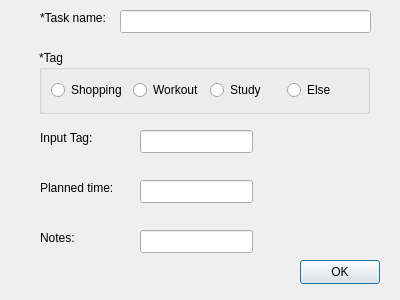
<?xml version="1.0" encoding="UTF-8"?>
<ui version="4.0">
 <class>Modify_Schedule</class>
 <widget class="QDialog" name="Modify_Schedule">
  <property name="geometry">
   <rect>
    <x>0</x>
    <y>0</y>
    <width>400</width>
    <height>300</height>
   </rect>
  </property>
  <property name="windowTitle">
   <string>Dialog</string>
  </property>
  <widget class="QLabel" name="label_2">
   <property name="geometry">
    <rect>
     <x>40</x>
     <y>180</y>
     <width>91</width>
     <height>16</height>
    </rect>
   </property>
   <property name="text">
    <string>Planned time:</string>
   </property>
  </widget>
  <widget class="QLineEdit" name="lineEdit_3">
   <property name="geometry">
    <rect>
     <x>140</x>
     <y>130</y>
     <width>113</width>
     <height>23</height>
    </rect>
   </property>
  </widget>
  <widget class="QLabel" name="label">
   <property name="geometry">
    <rect>
     <x>40</x>
     <y>10</y>
     <width>71</width>
     <height>16</height>
    </rect>
   </property>
   <property name="text">
    <string>*Task name:</string>
   </property>
  </widget>
  <widget class="QLineEdit" name="lineEdit">
   <property name="geometry">
    <rect>
     <x>120</x>
     <y>10</y>
     <width>251</width>
     <height>23</height>
    </rect>
   </property>
  </widget>
  <widget class="QLabel" name="label_3">
   <property name="geometry">
    <rect>
     <x>40</x>
     <y>130</y>
     <width>61</width>
     <height>16</height>
    </rect>
   </property>
   <property name="text">
    <string>Input Tag:</string>
   </property>
  </widget>
  <widget class="QLineEdit" name="lineEdit_4">
   <property name="geometry">
    <rect>
     <x>140</x>
     <y>230</y>
     <width>113</width>
     <height>23</height>
    </rect>
   </property>
  </widget>
  <widget class="QPushButton" name="confirmButton">
   <property name="geometry">
    <rect>
     <x>300</x>
     <y>260</y>
     <width>80</width>
     <height>24</height>
    </rect>
   </property>
   <property name="text">
    <string>OK</string>
   </property>
  </widget>
  <widget class="QLineEdit" name="lineEdit_2">
   <property name="geometry">
    <rect>
     <x>140</x>
     <y>180</y>
     <width>113</width>
     <height>23</height>
    </rect>
   </property>
  </widget>
  <widget class="QGroupBox" name="groupBox">
   <property name="geometry">
    <rect>
     <x>39</x>
     <y>50</y>
     <width>331</width>
     <height>64</height>
    </rect>
   </property>
   <property name="title">
    <string>*Tag</string>
   </property>
   <layout class="QHBoxLayout" name="horizontalLayout">
    <item>
     <widget class="QRadioButton" name="radioButton_4">
      <property name="text">
       <string>Shopping</string>
      </property>
     </widget>
    </item>
    <item>
     <widget class="QRadioButton" name="radioButton_2">
      <property name="text">
       <string>Workout</string>
      </property>
     </widget>
    </item>
    <item>
     <widget class="QRadioButton" name="radioButton">
      <property name="text">
       <string>Study</string>
      </property>
     </widget>
    </item>
    <item>
     <widget class="QRadioButton" name="radioButton_3">
      <property name="text">
       <string>Else</string>
      </property>
     </widget>
    </item>
   </layout>
  </widget>
  <widget class="QLabel" name="label_4">
   <property name="geometry">
    <rect>
     <x>40</x>
     <y>230</y>
     <width>54</width>
     <height>16</height>
    </rect>
   </property>
   <property name="text">
    <string>Notes:</string>
   </property>
  </widget>
 </widget>
 <resources/>
 <connections/>
</ui>
